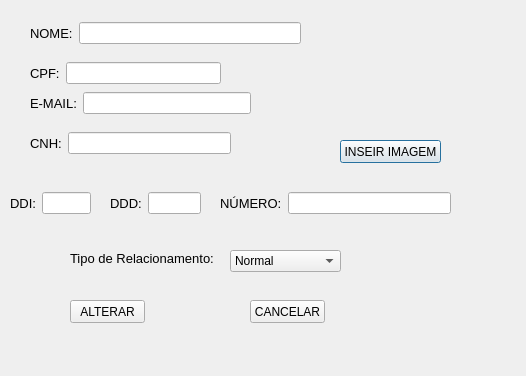
<?xml version="1.0" encoding="UTF-8"?>
<ui version="4.0">
 <class>TelaAlterarCliente</class>
 <widget class="QDialog" name="TelaAlterarCliente">
  <property name="geometry">
   <rect>
    <x>0</x>
    <y>0</y>
    <width>526</width>
    <height>376</height>
   </rect>
  </property>
  <property name="windowTitle">
   <string>Dialog</string>
  </property>
  <widget class="QWidget" name="layoutWidget">
   <property name="geometry">
    <rect>
     <x>30</x>
     <y>90</y>
     <width>221</width>
     <height>27</height>
    </rect>
   </property>
   <layout class="QHBoxLayout" name="horizontalLayout_3">
    <item>
     <widget class="QLabel" name="label_2">
      <property name="font">
       <font>
        <pointsize>10</pointsize>
       </font>
      </property>
      <property name="text">
       <string>E-MAIL:</string>
      </property>
     </widget>
    </item>
    <item>
     <widget class="QLineEdit" name="lineEditEmail"/>
    </item>
   </layout>
  </widget>
  <widget class="QPushButton" name="pushButtonInserirImagem">
   <property name="geometry">
    <rect>
     <x>340</x>
     <y>140</y>
     <width>101</width>
     <height>23</height>
    </rect>
   </property>
   <property name="text">
    <string>INSEIR IMAGEM</string>
   </property>
  </widget>
  <widget class="QWidget" name="layoutWidget_2">
   <property name="geometry">
    <rect>
     <x>30</x>
     <y>60</y>
     <width>191</width>
     <height>27</height>
    </rect>
   </property>
   <layout class="QHBoxLayout" name="horizontalLayout_2">
    <item>
     <widget class="QLabel" name="label_3">
      <property name="font">
       <font>
        <pointsize>10</pointsize>
       </font>
      </property>
      <property name="text">
       <string>CPF:</string>
      </property>
     </widget>
    </item>
    <item>
     <widget class="QLineEdit" name="lineEditCpf"/>
    </item>
   </layout>
  </widget>
  <widget class="QWidget" name="layoutWidget_3">
   <property name="geometry">
    <rect>
     <x>30</x>
     <y>130</y>
     <width>201</width>
     <height>27</height>
    </rect>
   </property>
   <layout class="QHBoxLayout" name="horizontalLayout_4">
    <item>
     <widget class="QLabel" name="label_5">
      <property name="font">
       <font>
        <pointsize>10</pointsize>
       </font>
      </property>
      <property name="text">
       <string>CNH:</string>
      </property>
     </widget>
    </item>
    <item>
     <widget class="QLineEdit" name="lineEditCnh"/>
    </item>
   </layout>
  </widget>
  <widget class="QWidget" name="layoutWidget_4">
   <property name="geometry">
    <rect>
     <x>110</x>
     <y>190</y>
     <width>91</width>
     <height>27</height>
    </rect>
   </property>
   <layout class="QHBoxLayout" name="horizontalLayout_5">
    <item>
     <widget class="QLabel" name="label_4">
      <property name="font">
       <font>
        <pointsize>10</pointsize>
       </font>
      </property>
      <property name="text">
       <string>DDD:</string>
      </property>
     </widget>
    </item>
    <item>
     <widget class="QLineEdit" name="lineEditDDD"/>
    </item>
   </layout>
  </widget>
  <widget class="QWidget" name="layoutWidget_5">
   <property name="geometry">
    <rect>
     <x>10</x>
     <y>190</y>
     <width>81</width>
     <height>27</height>
    </rect>
   </property>
   <layout class="QHBoxLayout" name="horizontalLayout_7">
    <item>
     <widget class="QLabel" name="label_8">
      <property name="font">
       <font>
        <pointsize>10</pointsize>
       </font>
      </property>
      <property name="text">
       <string>DDI:</string>
      </property>
     </widget>
    </item>
    <item>
     <widget class="QLineEdit" name="lineEditDDI"/>
    </item>
   </layout>
  </widget>
  <widget class="QPushButton" name="pushButtonCancelar">
   <property name="geometry">
    <rect>
     <x>250</x>
     <y>300</y>
     <width>75</width>
     <height>23</height>
    </rect>
   </property>
   <property name="text">
    <string>CANCELAR</string>
   </property>
  </widget>
  <widget class="QLabel" name="labelImagem">
   <property name="geometry">
    <rect>
     <x>340</x>
     <y>20</y>
     <width>141</width>
     <height>101</height>
    </rect>
   </property>
   <property name="text">
    <string/>
   </property>
  </widget>
  <widget class="QWidget" name="layoutWidget_6">
   <property name="geometry">
    <rect>
     <x>220</x>
     <y>190</y>
     <width>231</width>
     <height>27</height>
    </rect>
   </property>
   <layout class="QHBoxLayout" name="horizontalLayout_6">
    <item>
     <widget class="QLabel" name="label_7">
      <property name="font">
       <font>
        <pointsize>10</pointsize>
       </font>
      </property>
      <property name="text">
       <string>NÚMERO:</string>
      </property>
     </widget>
    </item>
    <item>
     <widget class="QLineEdit" name="lineEditNumero"/>
    </item>
   </layout>
  </widget>
  <widget class="QWidget" name="layoutWidget_7">
   <property name="geometry">
    <rect>
     <x>30</x>
     <y>20</y>
     <width>271</width>
     <height>27</height>
    </rect>
   </property>
   <layout class="QHBoxLayout" name="horizontalLayout">
    <item>
     <widget class="QLabel" name="label">
      <property name="font">
       <font>
        <pointsize>10</pointsize>
       </font>
      </property>
      <property name="text">
       <string>NOME:</string>
      </property>
     </widget>
    </item>
    <item>
     <widget class="QLineEdit" name="lineEditNome"/>
    </item>
   </layout>
  </widget>
  <widget class="QPushButton" name="pushButtonAlterar">
   <property name="geometry">
    <rect>
     <x>70</x>
     <y>300</y>
     <width>75</width>
     <height>23</height>
    </rect>
   </property>
   <property name="text">
    <string>ALTERAR</string>
   </property>
  </widget>
  <widget class="QLabel" name="label_6">
   <property name="geometry">
    <rect>
     <x>70</x>
     <y>250</y>
     <width>151</width>
     <height>16</height>
    </rect>
   </property>
   <property name="font">
    <font>
     <pointsize>10</pointsize>
    </font>
   </property>
   <property name="text">
    <string>Tipo de Relacionamento:</string>
   </property>
  </widget>
  <widget class="QComboBox" name="comboBoxTipoRelacionamento">
   <property name="geometry">
    <rect>
     <x>230</x>
     <y>250</y>
     <width>111</width>
     <height>22</height>
    </rect>
   </property>
   <item>
    <property name="text">
     <string>Normal</string>
    </property>
   </item>
   <item>
    <property name="text">
     <string>Premium</string>
    </property>
   </item>
   <item>
    <property name="text">
     <string>VIP</string>
    </property>
   </item>
  </widget>
 </widget>
 <tabstops>
  <tabstop>lineEditNome</tabstop>
  <tabstop>lineEditCpf</tabstop>
  <tabstop>lineEditEmail</tabstop>
  <tabstop>lineEditCnh</tabstop>
  <tabstop>lineEditDDI</tabstop>
  <tabstop>lineEditDDD</tabstop>
  <tabstop>lineEditNumero</tabstop>
  <tabstop>pushButtonInserirImagem</tabstop>
  <tabstop>comboBoxTipoRelacionamento</tabstop>
  <tabstop>pushButtonAlterar</tabstop>
  <tabstop>pushButtonCancelar</tabstop>
 </tabstops>
 <resources/>
 <connections/>
</ui>
